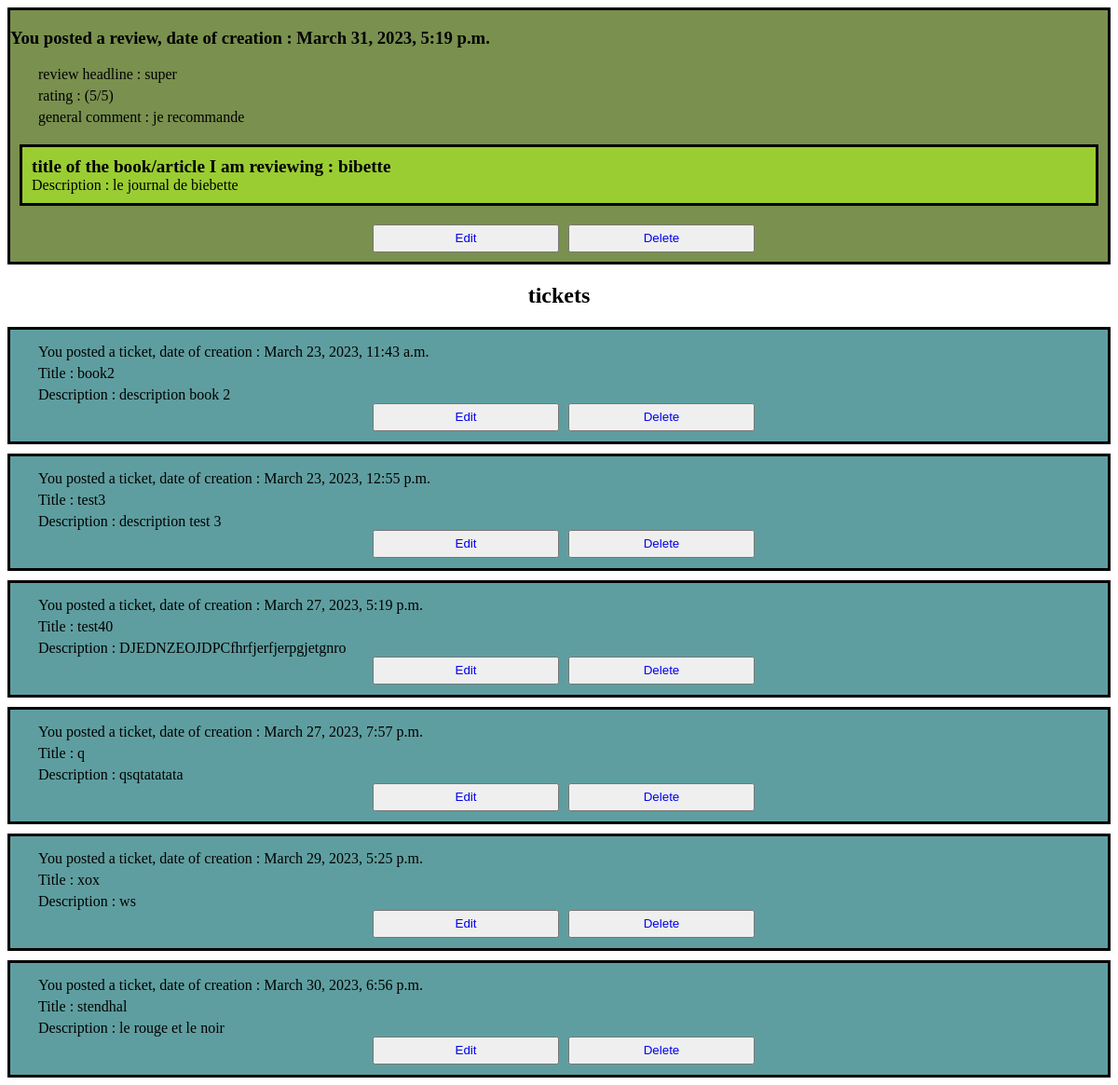
Page /dashboard/posts (signed in, lower part) on the earlier database version.
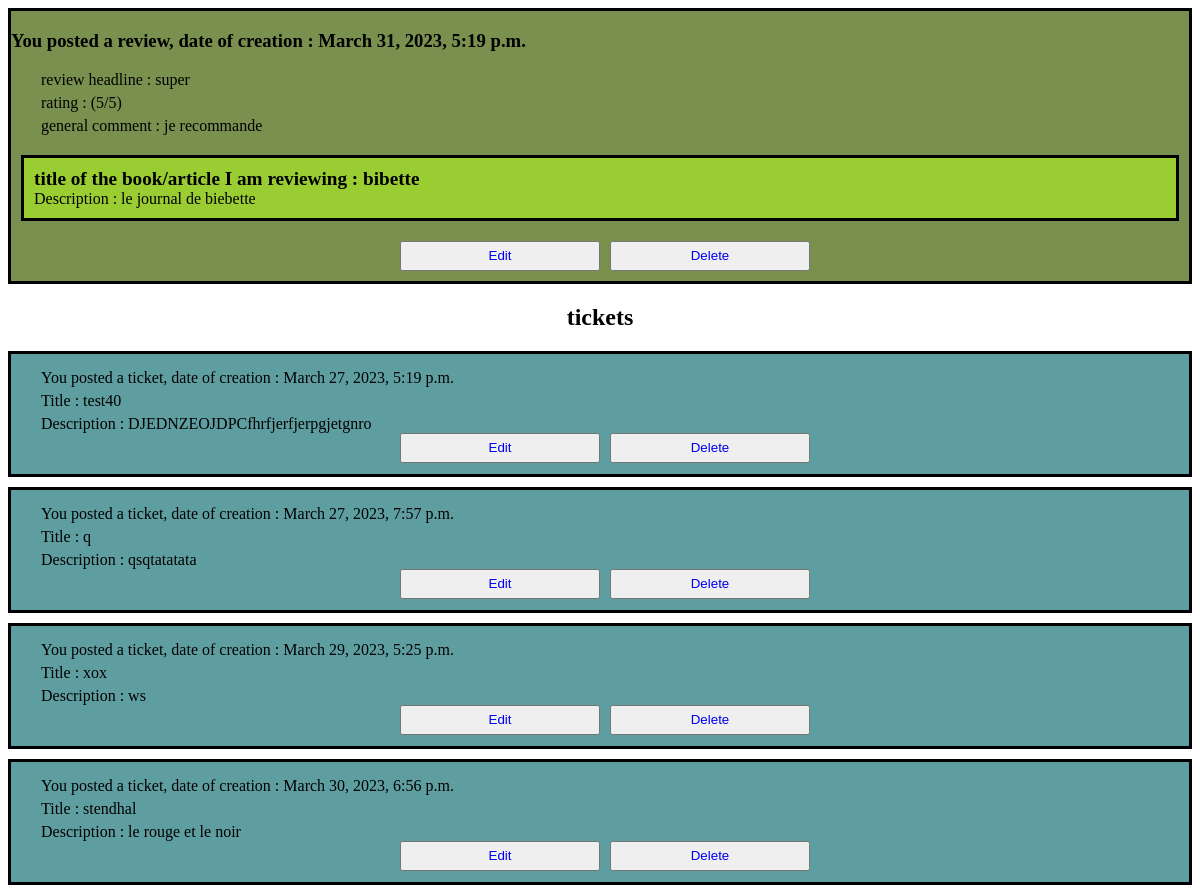
Same page on the later database version.
### reviews/models.py (models this page shows, shortened)
class Review(models.Model):
    ticket = models.ForeignKey(to=Ticket, on_delete=models.CASCADE)
    rating = models.PositiveSmallIntegerField(validators=[MinValueValidator(0), MaxValueValidator(5)])
    headline = models.CharField(max_length=128)
    body = models.TextField(max_length=8192, blank=True)
    user = models.ForeignKey(to=settings.AUTH_USER_MODEL, on_delete=models.CASCADE)
    time_created = models.DateTimeField(auto_now_add=True)

class Ticket(models.Model):
    title = models.CharField(max_length=128)
    slug = models.SlugField(max_length=128)
    description = models.TextField(max_length=2048, blank=True)
    user = models.ForeignKey(to=settings.AUTH_USER_MODEL, on_delete=models.CASCADE)
    image = models.ImageField(null=True, blank=True, upload_to='images')
    time_created = models.DateTimeField(auto_now_add=True)

### reviews/views.py (the view)
# urls.py: path("posts", posts, name="reviews-posts"),
@login_required
def posts(request):
    list_review_ticket_id = []
    ticket_no_comment = []
    review = Review.objects.filter(user=request.user)
    for i in range(len(review)):
        a = review[i].ticket_id
        list_review_ticket_id.append(a)
    tickets = Ticket.objects.filter(user=request.user)
    for tick in tickets:
        if tick.id not in list_review_ticket_id:
            ticket_no_comment.append(tick)
    return render(request, "reviews/posts.html", context={"review": review, "ticket": ticket_no_comment})

### reviews/templates/reviews/posts.html (shortened to what this page needs)
{% extends 'base.html' %}
{% block content %}
    {% for post in review %}
    <article class="review_posts">
        <h3>You posted a review, date of creation : {{ post.time_created }}</h3>
        <div class="x">review headline : {{ post.headline }}</div>
        <div class="x">rating : ({{ post.rating }}/5)</div>
        <div class="x">general comment : {{ post.body }}</div>
        <div class="content_review_comment">
            <div class="title_post_ticket_title">title of the book/article I am reviewing : {{ post.ticket.title }}</div>
            <div>Description : {{ post.ticket.description }}</div>
        </div>
        <div class="center_btn">
            <button class="btn_posts"><a href="{% url 'review-edit' post.id %}" type="submit">Edit</a></button>
            <button class="btn_posts"><a href="{% url 'review-delete' post.id %}" type="submit">Delete</a></button>
        </div>
    </article>
    {% endfor %}
    <h2 class="titles-posts">tickets</h2>
    {% for post in ticket %}
    <article class="ticket_posts">
        <div class="x">You posted a ticket, date of creation : {{ post.time_created }}</div>
        <div class="x">Title : {{ post.title }}</div>
        <div class="x">Description : {{ post.description }}</div>
        <div class="center_btn">
            <button class="btn_posts"><a href="{% url 'ticket-edit' post.id %}" type="submit">Edit</a></button>
            <button class="btn_posts"><a href="{% url 'ticket-delete' post.id %}" type="submit">Delete</a></button>
        </div>
    </article>
    {% endfor %}
{% endblock %}

Differences in the rows shown:
removed Ticket: time_created "March 23, 2023, 11:43 a.m.", title "book2", description "description book 2"
removed Ticket: time_created "March 23, 2023, 12:55 p.m.", title "test3", description "description test 3"
